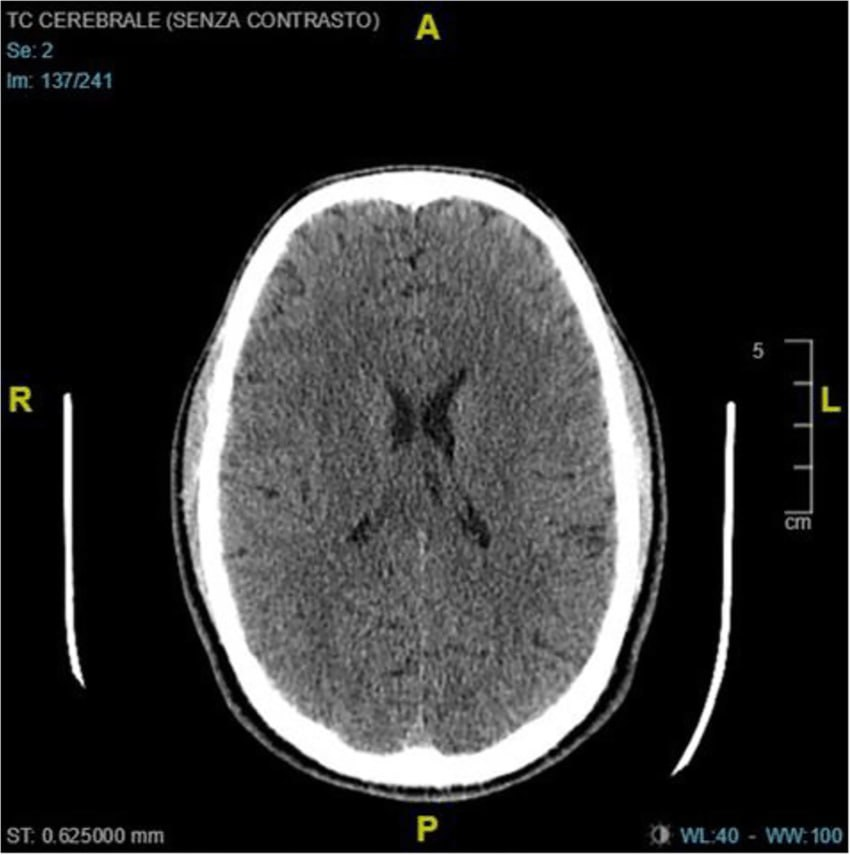
#> input picture ProjectsOf1stTermAtLevel3/DL_PROJECT/1 (4).jpg, 850 x 855 px, given in place of aug_Tumor (1)_0_1276.jpg, which was not available
$ jupyter execute --allow-errors 'Brain Tumor detection using CNN.ipynb'   (shell and % lines are left out)   (text cells are left out)
#> lines starting #> are read from the running program, lines starting #| are printed output that depends on the picture; after the words box and inside, x2 and y2 are one past the last pixel; in counts of white or black regions, pixels touching at a corner belong together; pictures that were not available may be replaced by others from this repository, and a replacement may not be noted
#> further down, ex_img is the input picture: shape (855, 850, 3); mean B, G, R 47.7, 47.8, 47.7
[cell 1]
import tensorflow as tf
from tensorflow.keras.layers import Conv2D, Input, ZeroPadding2D, BatchNormalization, Activation, MaxPooling2D, Flatten, Dense
from tensorflow.keras.models import Model, load_model
from tensorflow.keras.callbacks import TensorBoard, ModelCheckpoint
from sklearn.model_selection import train_test_split
from sklearn.metrics import f1_score
from sklearn.utils import shuffle
import cv2
import imutils
import numpy as np
import matplotlib.pyplot as plt
import time
from os import listdir
from keras.preprocessing import image
from keras.models import load_model
import numpy as np
from keras.applications.resnet50 import preprocess_input
from sklearn.decomposition import PCA

[cell 2]
def crop_brain_contour(image, plot=False):

    #import imutils
    #import cv2
    #from matplotlib import pyplot as plt

    # Convert the image to grayscale, and blur it slightly
#> called with plot = True
    gray = cv2.cvtColor(image, cv2.COLOR_BGR2GRAY)
    gray = cv2.GaussianBlur(gray, (5, 5), 0)

    # Threshold the image, then perform a series of erosions +
    # dilations to remove any small regions of noise
    thresh = cv2.threshold(gray, 45, 255, cv2.THRESH_BINARY)[1]
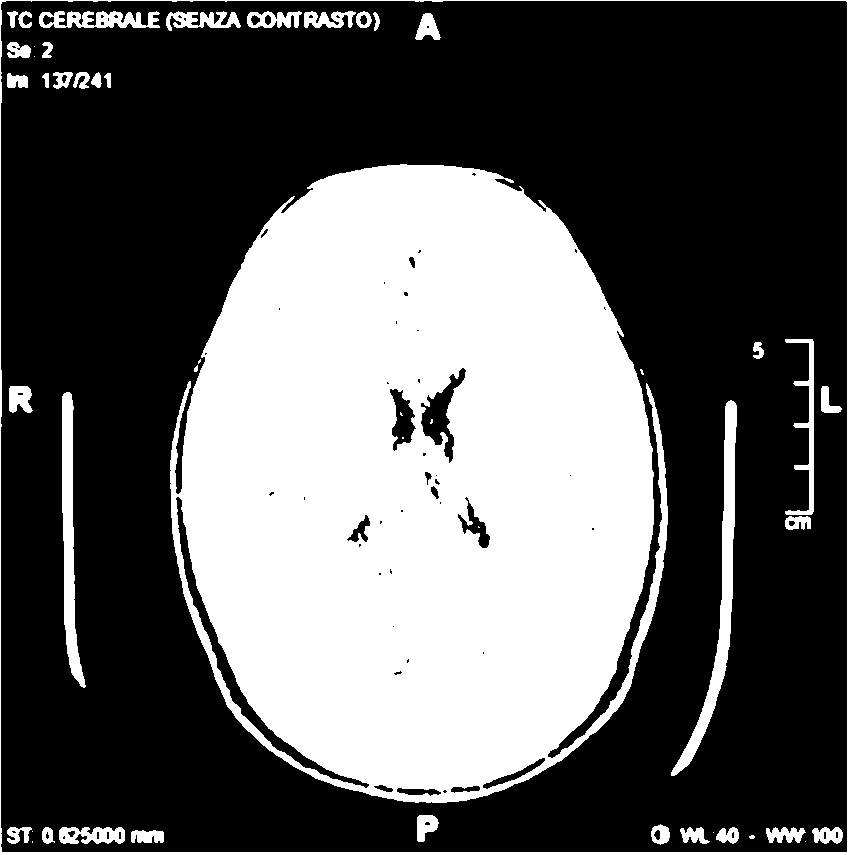
#> thresh: shape (855, 850); 36.6% white; 50 white regions (13 under 20 px), largest, box (x1, y1, x2, y2) and area: (170, 164, 668, 803) 240213, (0, 0, 850, 855) 6982, (671, 400, 737, 776) 4322
    thresh = cv2.erode(thresh, None, iterations=2)
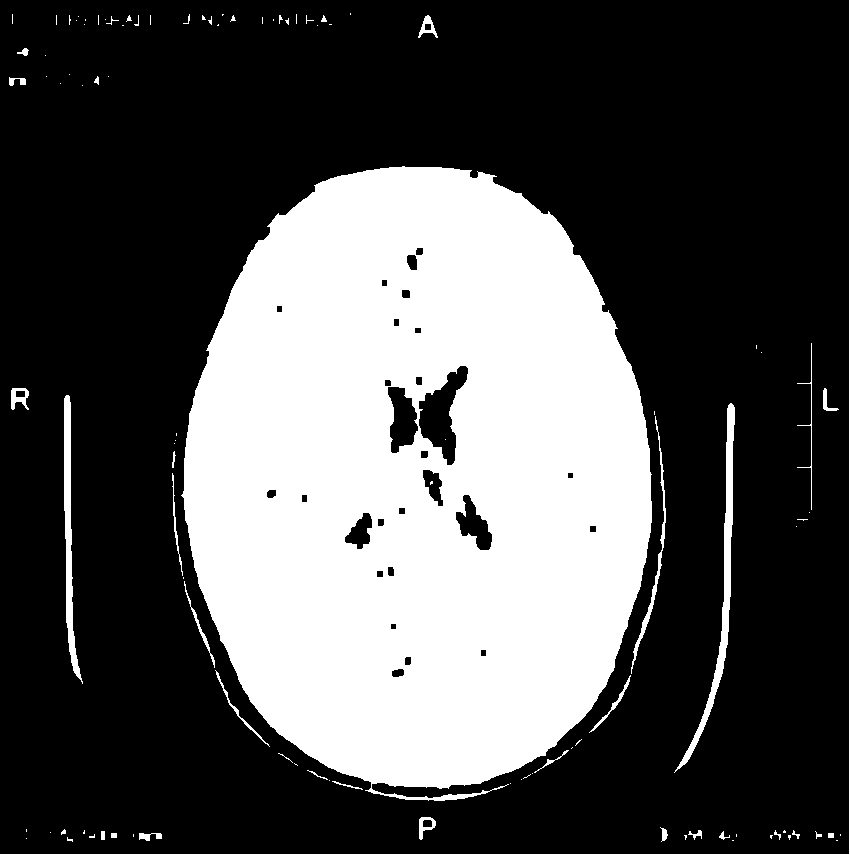
#> thresh: shape (855, 850); 32.3% white; 104 white regions (69 under 20 px), largest, box (x1, y1, x2, y2) and area: (181, 166, 652, 801) 225020, (674, 403, 735, 773) 2572, (64, 395, 83, 684) 1857
    thresh = cv2.dilate(thresh, None, iterations=2)
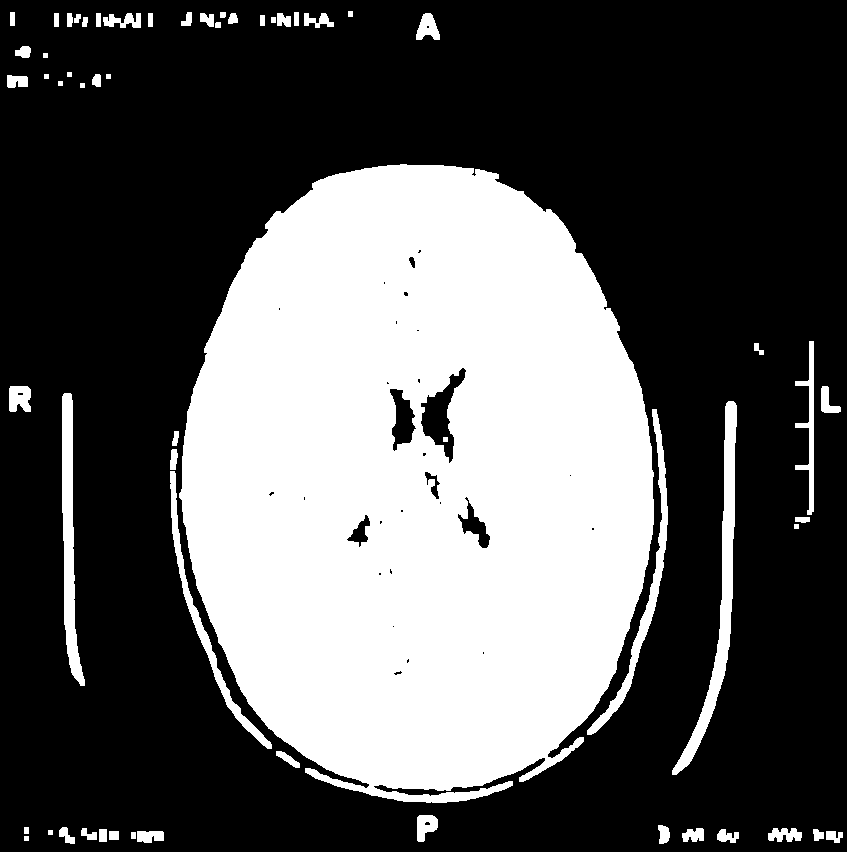
#> thresh: shape (855, 850); 35.6% white; 61 white regions

    # Find contours in thresholded image, then grab the largest one
    cnts = cv2.findContours(thresh.copy(), cv2.RETR_EXTERNAL, cv2.CHAIN_APPROX_SIMPLE)
#> cnts = 60 contours, 9 with area under 20; largest, box (x1, y1, x2, y2) and area: (179, 164, 654, 803) 236614, (672, 401, 737, 775) 3932, (0, 0, 850, 855) 3402, (62, 393, 85, 686) 2819, (587, 409, 668, 735) 2262
    cnts = imutils.grab_contours(cnts)
    c = max(cnts, key=cv2.contourArea)
#> c = contour of 1097 points, box (x1, y1, x2, y2) (179, 164, 654, 803), area 236614


    # Find the extreme points
    extLeft = tuple(c[c[:, :, 0].argmin()][0])
#> extLeft = (179, 493)
    extRight = tuple(c[c[:, :, 0].argmax()][0])
#> extRight = (653, 524)
    extTop = tuple(c[c[:, :, 1].argmin()][0])
#> extTop = (400, 164)
    extBot = tuple(c[c[:, :, 1].argmax()][0])
#> extBot = (426, 802)

    # crop new image out of the original image using the four extreme points (left, right, top, bottom)
    new_image = image[extTop[1]:extBot[1], extLeft[0]:extRight[0]]
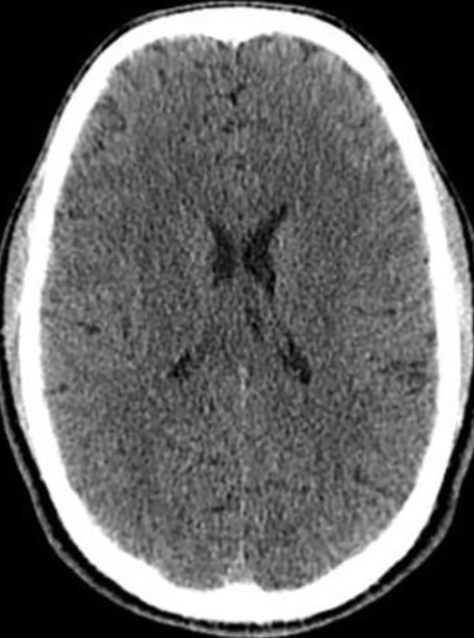
#> new_image: shape (638, 474, 3); mean B, G, R 101.4, 101.4, 101.4

    if plot:
        plt.figure()

        plt.subplot(1, 2, 1)
        plt.imshow(image)

        plt.tick_params(axis='both', which='both',
                        top=False, bottom=False, left=False, right=False,
                        labelbottom=False, labeltop=False, labelleft=False, labelright=False)

        plt.title('Original Image')

        plt.subplot(1, 2, 2)
        plt.imshow(new_image)

        plt.tick_params(axis='both', which='both',
                        top=False, bottom=False, left=False, right=False,
                        labelbottom=False, labeltop=False, labelleft=False, labelright=False)

        plt.title('Cropped Image')

        plt.show()
#> figure, not shown here; B, G, R data is drawn as R, G, B

    return new_image

[cell 3]
ex_img = cv2.imread("C:/Users/lenovo/Desktop/Siar-dataset/yes/aug_Tumor (1)_0_1276.jpg")
ex_new_img = crop_brain_contour(ex_img, True)

[cell 4]
def load_data(dir_list, image_size):
    """
    Read images, resize and normalize them.
    Arguments:
        dir_list: list of strings representing file directories.
    Returns:
        X: A numpy array with shape = (#_examples, image_width, image_height, #_channels)
        y: A numpy array with shape = (#_examples, 1)
    """
#> called with image_size = (64, 64)

    # load all images in a directory
    X = []
    y = []
    image_width, image_height = image_size

    for directory in dir_list:
        for filename in listdir(directory):
            # load the image
            image = cv2.imread(directory + '\\' + filename)
            # crop the brain and ignore the unnecessary rest part of the image
            image = crop_brain_contour(image, plot=False)
            # resize image
            image = cv2.resize(image, dsize=(image_width, image_height), interpolation=cv2.INTER_CUBIC)
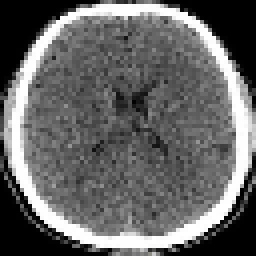
#> image: shape (64, 64, 3) (shown 4 times larger); mean B, G, R 101.6, 101.6, 101.6
            # normalize values
            image = image / 255.
            # convert image to numpy array and append it to X
            X.append(image)
            # append a value of 1 to the target array if the image
            # is in the folder named 'yes', otherwise append 0.
            if directory[-3:] == 'yes':
                y.append([1])
            else:
                y.append([0])

    X = np.array(X)
    y = np.array(y)

    # Shuffle the data
    X, y = shuffle(X, y)
#> y = [0, 1]

    print(f'Number of examples is: {len(X)}')
#| Number of examples is: 2
    print(f'X shape is: {X.shape}')
#| X shape is: (2, 64, 64, 3)
    print(f'y shape is: {y.shape}')
#| y shape is: (2, 1)

    return X, y

[cell 5]
augmented_path = 'C:/Users/lenovo/Desktop/Siar-dataset/'

# augmented data (yes and no) contains both the original and the new generated examples
augmented_yes = augmented_path + 'yes'
augmented_no = augmented_path + 'no'

IMG_WIDTH, IMG_HEIGHT = (64, 64)

X, y = load_data([augmented_yes, augmented_no], (IMG_WIDTH, IMG_HEIGHT))
#> y = [0, 1]

[cell 6]
# Create a PCA instance with 2 components
pca = PCA(n_components=2)

# Fit and transform your data to 2D
X_2d = pca.fit_transform(X.reshape(X.shape[0], -1))
#> X_2d = [[0, 0], [0, 0]]

# Create a dictionary to map labels to colors
label_to_color = {0: "blue", 1: "red"}
y = y.ravel()
# Create a list of colors based on the labels
point_colors = [label_to_color[label] for label in y]
#> point_colors = ['blue', 'red']

# Now you can create a 2D scatter plot with the specified colors
plt.scatter(X_2d[:, 0], X_2d[:, 1], c=point_colors, s=2)
plt.show()
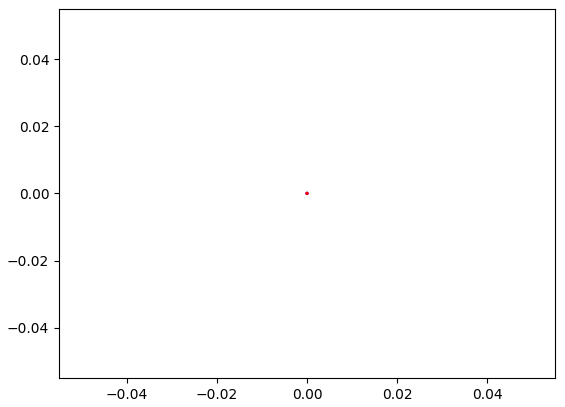
#> figure drawn by matplotlib, 1 panel

[cell 7]
def plot_sample_images(X, y, n=50):
    """
    Plots n sample images for both values of y (labels).
    Arguments:
        X: A numpy array with shape = (#_examples, image_width, image_height, #_channels)
        y: A numpy array with shape = (#_examples, 1)
    """
#> called with X = array of shape (2, 64, 64, 3), y = array of shape (2,), n = 50

    for label in [0,1]:
        # grab the first n images with the corresponding y values equal to label
        images = X[np.argwhere(y == label)]
        n_images = images[:n]

        columns_n = 10
        rows_n = int(n/ columns_n)

        plt.figure(figsize=(20, 10))

        i = 1 # current plot
        for image in n_images:
            plt.subplot(rows_n, columns_n, i)
            plt.imshow(image[0])

            # remove ticks
            plt.tick_params(axis='both', which='both',
                            top=False, bottom=False, left=False, right=False,
                           labelbottom=False, labeltop=False, labelleft=False, labelright=False)

            i += 1

        label_to_str = lambda label: "Yes" if label == 1 else "No"
        plt.suptitle(f"Brain Tumor: {label_to_str(label)}")
        plt.show()

[cell 8]
plot_sample_images(X, y)

[cell 9]
def split_data(X, y, test_size):

    """
    Splits data into training, development and test sets.
    Arguments:
        X: A numpy array with shape = (#_examples, image_width, image_height, #_channels)
        y: A numpy array with shape = (#_examples, 1)
    Returns:
        X_train: A numpy array with shape = (#_train_examples, image_width, image_height, #_channels)
        y_train: A numpy array with shape = (#_train_examples, 1)
        X_val: A numpy array with shape = (#_val_examples, image_width, image_height, #_channels)
        y_val: A numpy array with shape = (#_val_examples, 1)
        X_test: A numpy array with shape = (#_test_examples, image_width, image_height, #_channels)
        y_test: A numpy array with shape = (#_test_examples, 1)
    """
#> called with X = array of shape (2, 64, 64, 3), y = array of shape (2,), test_size = 0.3

    X_train, X_test_val, y_train, y_test_val = train_test_split(X, y, test_size=test_size)
#> y_train = [1]; y_test_val = [0]
    X_test, X_val, y_test, y_val = train_test_split(X_test_val, y_test_val, test_size=0.5)

    return X_train, y_train, X_val, y_val, X_test, y_test
